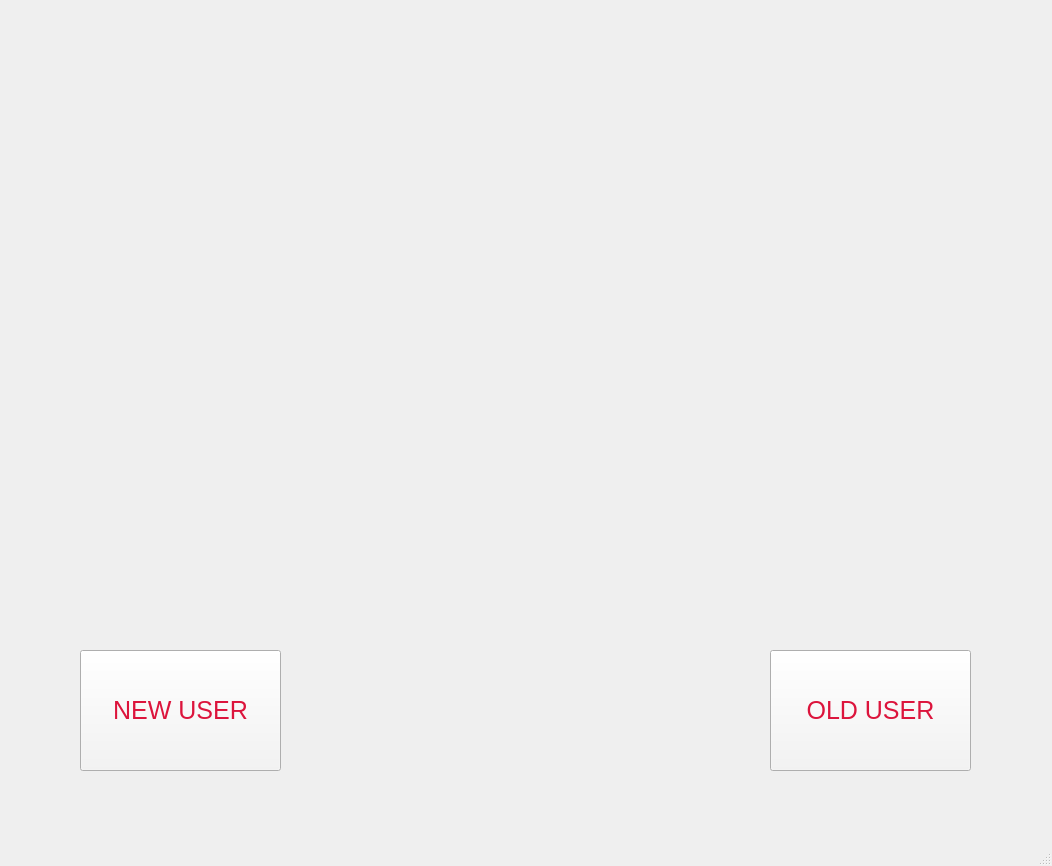
<?xml version="1.0" encoding="UTF-8"?>
<ui version="4.0">
 <class>MainWindow</class>
 <widget class="QMainWindow" name="MainWindow">
  <property name="geometry">
   <rect>
    <x>0</x>
    <y>0</y>
    <width>1052</width>
    <height>866</height>
   </rect>
  </property>
  <property name="windowTitle">
   <string>MainWindow</string>
  </property>
  <property name="autoFillBackground">
   <bool>false</bool>
  </property>
  <property name="styleSheet">
   <string notr="true"/>
  </property>
  <property name="toolButtonStyle">
   <enum>Qt::ToolButtonIconOnly</enum>
  </property>
  <widget class="QWidget" name="centralwidget">
   <widget class="QPushButton" name="pushButton">
    <property name="geometry">
     <rect>
      <x>80</x>
      <y>650</y>
      <width>201</width>
      <height>121</height>
     </rect>
    </property>
    <property name="styleSheet">
     <string notr="true">background-color: #f4f4f4;
color: #dc143c;
font-size: 25px;
font: &quot;Open Sans&quot;;</string>
    </property>
    <property name="text">
     <string>NEW USER</string>
    </property>
   </widget>
   <widget class="QPushButton" name="pushButton_2">
    <property name="geometry">
     <rect>
      <x>770</x>
      <y>650</y>
      <width>201</width>
      <height>121</height>
     </rect>
    </property>
    <property name="styleSheet">
     <string notr="true">background-color: #f4f4f4;
color: #dc143c;
font-size: 25px;
font: &quot;Open Sans&quot;;</string>
    </property>
    <property name="text">
     <string>OLD USER</string>
    </property>
   </widget>
   <widget class="QLabel" name="label">
    <property name="geometry">
     <rect>
      <x>450</x>
      <y>380</y>
      <width>47</width>
      <height>13</height>
     </rect>
    </property>
    <property name="text">
     <string/>
    </property>
   </widget>
   <widget class="QLabel" name="label_2">
    <property name="geometry">
     <rect>
      <x>0</x>
      <y>0</y>
      <width>1051</width>
      <height>501</height>
     </rect>
    </property>
    <property name="text">
     <string/>
    </property>
    <property name="pixmap">
     <pixmap>images/user page.jpg</pixmap>
    </property>
   </widget>
   <widget class="QLabel" name="label_3">
    <property name="geometry">
     <rect>
      <x>0</x>
      <y>490</y>
      <width>1051</width>
      <height>161</height>
     </rect>
    </property>
    <property name="text">
     <string/>
    </property>
    <property name="pixmap">
     <pixmap>images/white.jpg</pixmap>
    </property>
   </widget>
   <widget class="QLabel" name="label_4">
    <property name="geometry">
     <rect>
      <x>0</x>
      <y>650</y>
      <width>81</width>
      <height>241</height>
     </rect>
    </property>
    <property name="text">
     <string/>
    </property>
    <property name="pixmap">
     <pixmap>images/white.jpg</pixmap>
    </property>
   </widget>
   <widget class="QLabel" name="label_5">
    <property name="geometry">
     <rect>
      <x>280</x>
      <y>650</y>
      <width>491</width>
      <height>241</height>
     </rect>
    </property>
    <property name="text">
     <string/>
    </property>
    <property name="pixmap">
     <pixmap>images/white.jpg</pixmap>
    </property>
   </widget>
   <widget class="QLabel" name="label_6">
    <property name="geometry">
     <rect>
      <x>966</x>
      <y>649</y>
      <width>91</width>
      <height>241</height>
     </rect>
    </property>
    <property name="text">
     <string/>
    </property>
    <property name="pixmap">
     <pixmap>images/white.jpg</pixmap>
    </property>
   </widget>
   <widget class="QLabel" name="label_7">
    <property name="geometry">
     <rect>
      <x>80</x>
      <y>770</y>
      <width>201</width>
      <height>111</height>
     </rect>
    </property>
    <property name="text">
     <string/>
    </property>
    <property name="pixmap">
     <pixmap>images/white.jpg</pixmap>
    </property>
   </widget>
   <widget class="QLabel" name="label_8">
    <property name="geometry">
     <rect>
      <x>770</x>
      <y>770</y>
      <width>261</width>
      <height>111</height>
     </rect>
    </property>
    <property name="text">
     <string/>
    </property>
    <property name="pixmap">
     <pixmap>images/white.jpg</pixmap>
    </property>
   </widget>
  </widget>
  <widget class="QMenuBar" name="menubar">
   <property name="geometry">
    <rect>
     <x>0</x>
     <y>0</y>
     <width>1052</width>
     <height>21</height>
    </rect>
   </property>
  </widget>
  <widget class="QStatusBar" name="statusbar"/>
 </widget>
 <resources>
  <include location="../testGui/test2.qrc"/>
 </resources>
 <connections/>
</ui>
